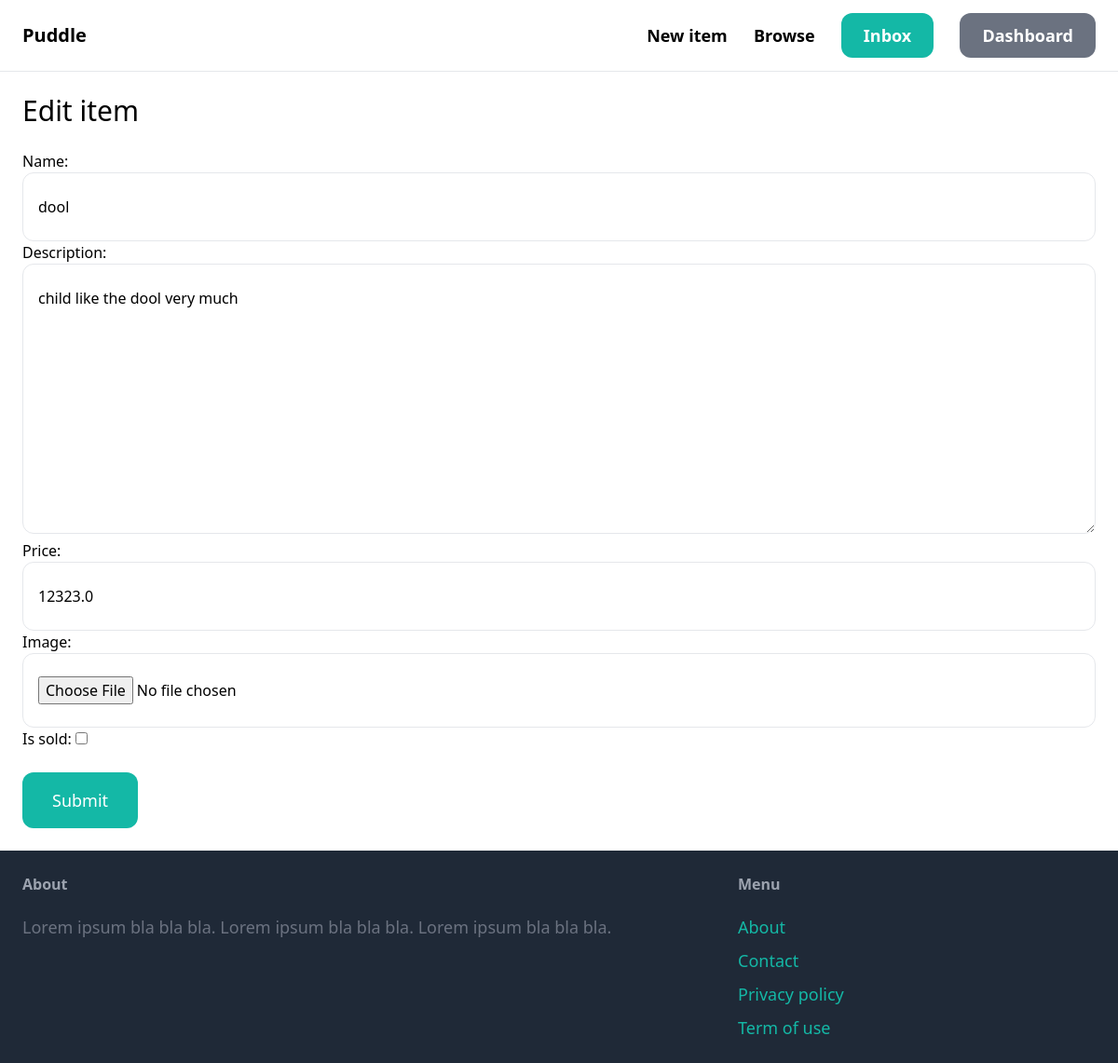
Screenshot of /items/4/edit/ (signed in) with the database file from the repository.
### items/models.py (models this page shows, shortened)
class Item(models.Model):
    category = models.ForeignKey(Category, on_delete=models.CASCADE, related_name="items")
    name = models.CharField(max_length=225)
    description = models.TextField(blank=True, null=True)
    price = models.FloatField()
    image = models.ImageField(upload_to='item_images', blank=True, null=True)
    is_sold = models.BooleanField(default=False)
    created_by = models.ForeignKey(User, on_delete=models.CASCADE, related_name='items')
    created_at = models.DateTimeField(auto_now_add=True)

### items/views.py (the view)
# urls.py: path("<int:pk>/edit/", edit, name='edit'),
@login_required
def edit(request, pk):
    item = get_object_or_404(Item, pk=pk, created_by=request.user)
    if request.method == 'POST':
        form = EditItemForm(request.POST, request.FILES, instance=item)
        if form.is_valid():
            form.save()
            return redirect('items:detail', pk=item.id)
    else:
        form = EditItemForm(instance=item)
    return render(request, 'item/form.html', {
        'form': form,
        'title': 'Edit item',
    })

### items/forms.py
class EditItemForm(forms.ModelForm):
    class Meta:
        model = Item
        fields = ( "name", 'description', 'price', "image","is_sold")
        widgets={
            'name':forms.TextInput(attrs={
                'class':INPUT_CLASSES
            }),
            'description':forms.Textarea(attrs={
                'class':INPUT_CLASSES
            }),
            'price':forms.TextInput(attrs={
                'class':INPUT_CLASSES
            }),
            'image':forms.FileInput(attrs={
                'class':INPUT_CLASSES
            }),
        }

### templates/item/form.html (shortened to what this page needs)
{% extends 'core/base.html' %}
{% block body %}
<h1  class="mb-6 text-3xl">{{title}}</h1>
<form method="POST" action="." enctype="multipart/form-data">
    {{form.as_p}}
    <button class="mt-6 py-4 px-8 text-lg bg-teal-500 hovor:bg-teal-700 rounded-xl text-white">Submit</button>
</form>
{% endblock body %}

### rows the page displays
Item: name "dool", description "child like the dool very much", price "12323.0"

### other values shown
{{ title }} "Edit item"
